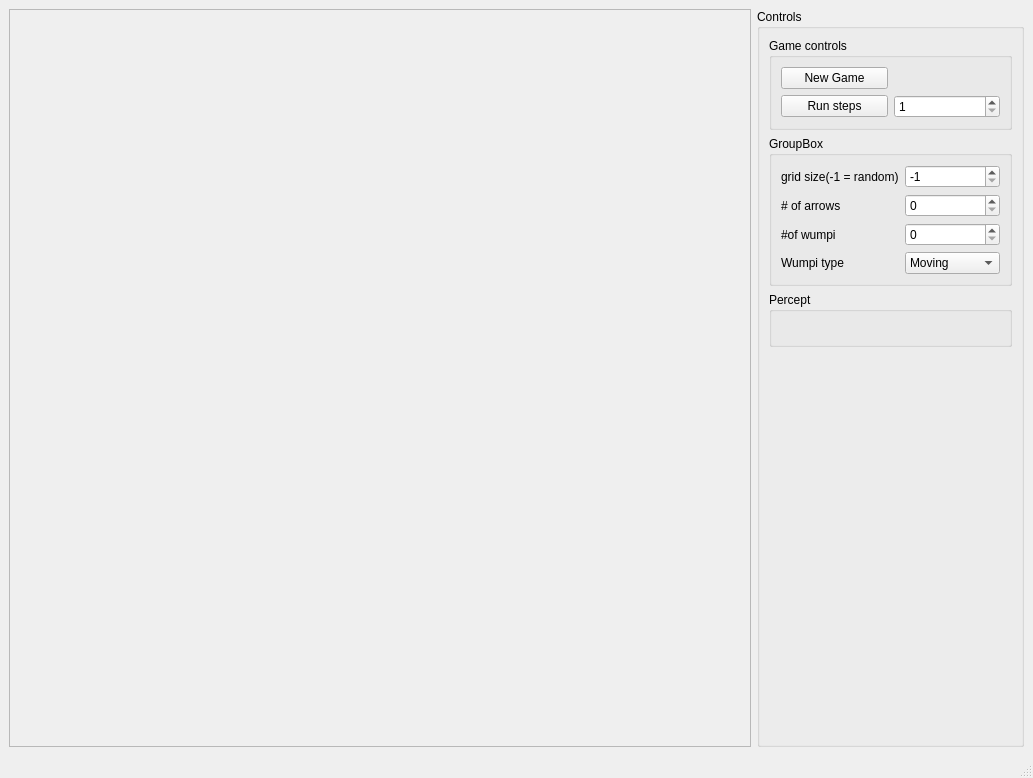
<?xml version="1.0" encoding="UTF-8"?>
<ui version="4.0">
 <class>mainWindow</class>
 <widget class="QMainWindow" name="mainWindow">
  <property name="geometry">
   <rect>
    <x>0</x>
    <y>0</y>
    <width>1033</width>
    <height>778</height>
   </rect>
  </property>
  <property name="windowTitle">
   <string>Hunt the Wumpus</string>
  </property>
  <widget class="QWidget" name="centralwidget">
   <layout class="QHBoxLayout" name="horizontalLayout">
    <item>
     <widget class="QFrame" name="frame">
      <property name="sizePolicy">
       <sizepolicy hsizetype="Expanding" vsizetype="Preferred">
        <horstretch>0</horstretch>
        <verstretch>0</verstretch>
       </sizepolicy>
      </property>
      <property name="frameShape">
       <enum>QFrame::StyledPanel</enum>
      </property>
      <property name="frameShadow">
       <enum>QFrame::Raised</enum>
      </property>
     </widget>
    </item>
    <item>
     <widget class="QGroupBox" name="groupBox">
      <property name="title">
       <string>Controls</string>
      </property>
      <layout class="QVBoxLayout" name="verticalLayout">
       <item>
        <widget class="QGroupBox" name="groupBox_2">
         <property name="sizePolicy">
          <sizepolicy hsizetype="Preferred" vsizetype="Maximum">
           <horstretch>0</horstretch>
           <verstretch>0</verstretch>
          </sizepolicy>
         </property>
         <property name="title">
          <string>Game controls</string>
         </property>
         <layout class="QGridLayout" name="gridLayout">
          <item row="1" column="1">
           <widget class="QSpinBox" name="stepsCombo">
            <property name="minimum">
             <number>1</number>
            </property>
           </widget>
          </item>
          <item row="1" column="0">
           <widget class="QPushButton" name="runStepsButton">
            <property name="text">
             <string>Run steps</string>
            </property>
           </widget>
          </item>
          <item row="0" column="0">
           <widget class="QPushButton" name="newGameButton">
            <property name="text">
             <string>New Game</string>
            </property>
           </widget>
          </item>
          <item row="0" column="1">
           <widget class="QLabel" name="statusLabel">
            <property name="text">
             <string/>
            </property>
           </widget>
          </item>
         </layout>
        </widget>
       </item>
       <item>
        <widget class="QGroupBox" name="groupBox_3">
         <property name="sizePolicy">
          <sizepolicy hsizetype="Preferred" vsizetype="Maximum">
           <horstretch>0</horstretch>
           <verstretch>0</verstretch>
          </sizepolicy>
         </property>
         <property name="title">
          <string>GroupBox</string>
         </property>
         <layout class="QGridLayout" name="gridLayout_2">
          <item row="1" column="0">
           <widget class="QLabel" name="label_3">
            <property name="text">
             <string># of arrows</string>
            </property>
           </widget>
          </item>
          <item row="0" column="1">
           <widget class="QSpinBox" name="gridSpin">
            <property name="minimum">
             <number>-1</number>
            </property>
            <property name="value">
             <number>-1</number>
            </property>
           </widget>
          </item>
          <item row="0" column="0">
           <widget class="QLabel" name="label_2">
            <property name="text">
             <string>grid size(-1 = random)</string>
            </property>
           </widget>
          </item>
          <item row="2" column="0">
           <widget class="QLabel" name="label_4">
            <property name="text">
             <string>#of wumpi</string>
            </property>
           </widget>
          </item>
          <item row="1" column="1">
           <widget class="QSpinBox" name="arrowNumSpin"/>
          </item>
          <item row="2" column="1">
           <widget class="QSpinBox" name="wumpiNumSpin"/>
          </item>
          <item row="3" column="1">
           <widget class="QComboBox" name="wumpiTypeCombo">
            <item>
             <property name="text">
              <string>Moving</string>
             </property>
            </item>
            <item>
             <property name="text">
              <string>Non Moving</string>
             </property>
            </item>
           </widget>
          </item>
          <item row="3" column="0">
           <widget class="QLabel" name="label_5">
            <property name="text">
             <string>Wumpi type</string>
            </property>
           </widget>
          </item>
         </layout>
        </widget>
       </item>
       <item>
        <widget class="QGroupBox" name="groupBox_4">
         <property name="sizePolicy">
          <sizepolicy hsizetype="Preferred" vsizetype="Maximum">
           <horstretch>0</horstretch>
           <verstretch>0</verstretch>
          </sizepolicy>
         </property>
         <property name="title">
          <string>Percept</string>
         </property>
         <layout class="QVBoxLayout" name="verticalLayout_3">
          <item>
           <widget class="QLabel" name="perceptLabel">
            <property name="text">
             <string/>
            </property>
           </widget>
          </item>
         </layout>
        </widget>
       </item>
       <item>
        <widget class="QWidget" name="widget" native="true"/>
       </item>
      </layout>
     </widget>
    </item>
   </layout>
  </widget>
  <widget class="QStatusBar" name="statusbar"/>
 </widget>
 <resources/>
 <connections/>
</ui>
